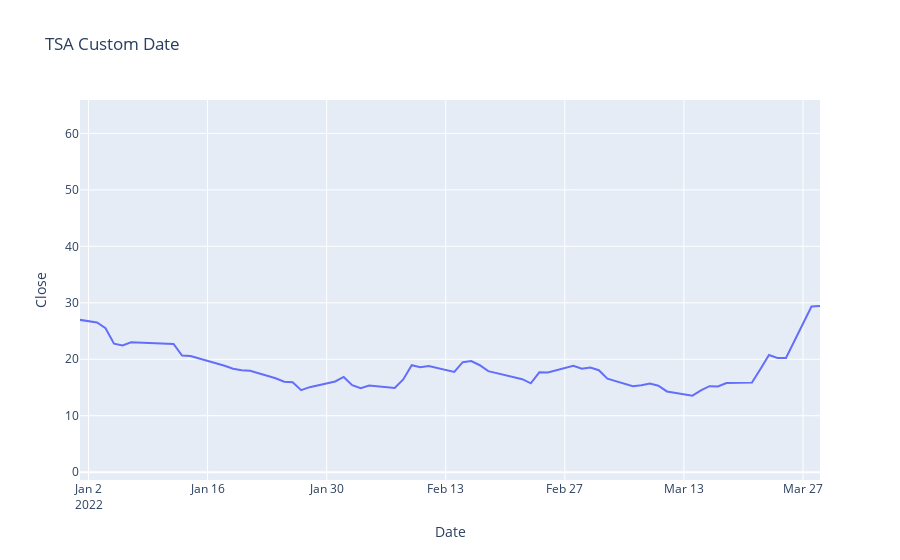

Notebook code for this chart:
### Code cell
figure = px.line(data, x = data.index,
                    y = 'Close',
                    range_x = ['2022-01-01','2022-03-29'],
                    title = "TSA Custom Date")
figure.show()

### Figure 1 — Plotly figure (JSON) as saved in the notebook; plotly's stock layout.template omitted (floating-point values rounded to 4 significant figures; data arrays with more than 128 entries replaced by an {"elided": "..."} marker saying what was removed)
{"data": [{"hovertemplate": "Date=%{x}<br>Close=%{y}<extra></extra>", "legendgroup": "", "line": {"color": "#636efa", "dash": "solid"}, "marker": {"symbol": "circle"}, "mode": "lines", "name": "", "orientation": "v", "showlegend": false, "type": "scatter", "x": {"elided": "497 str values"}, "xaxis": "x", "y": {"elided": "497 float values"}, "yaxis": "y"}], "layout": {"legend": {"tracegroupgap": 0}, "title": {"text": "TSA Custom Date"}, "xaxis": {"anchor": "y", "domain": [0, 1], "range": ["2022-01-01", "2022-03-29"], "title": {"text": "Date"}}, "yaxis": {"anchor": "x", "domain": [0, 1], "title": {"text": "Close"}}}}
